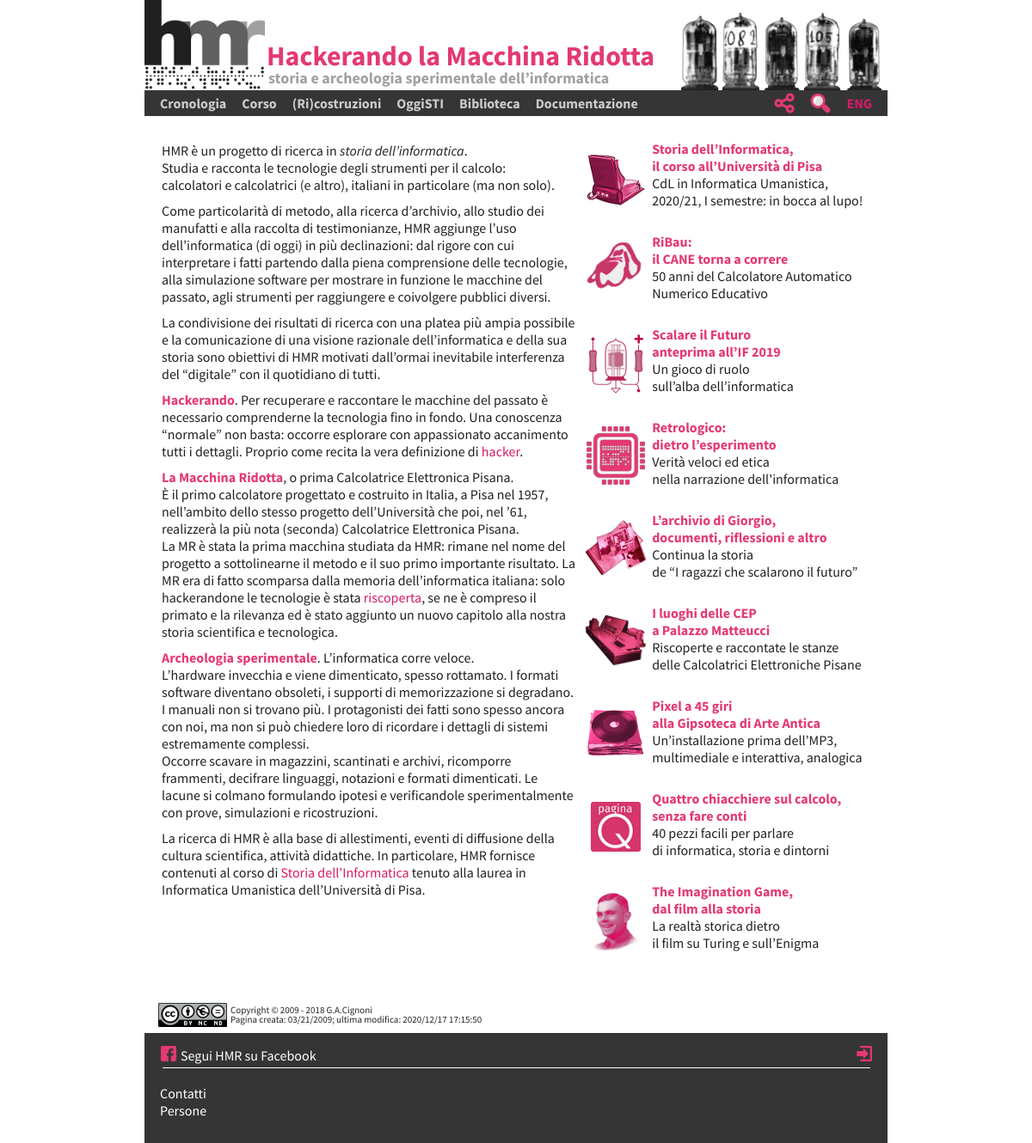
The page / on the database its author committed.
### tables this page shows
CREATE TABLE `highlights` (
  `IdHl` int(11) NOT NULL,
  `Position` int(11) NOT NULL,
  `Title` varchar(250) NOT NULL,
  `Text` varchar(250) NOT NULL,
  `Icon` varchar(100) NOT NULL,
  `LinkTo` varchar(50) NOT NULL,
  `Visible` varchar(2) NOT NULL
);

CREATE TABLE `lastmod` (
  `Highlights` varchar(30) NOT NULL,
  `Cronos` varchar(30) NOT NULL,
  `Events` varchar(30) NOT NULL,
  `Biblios` varchar(30) NOT NULL
);

### index.php (the view, shortened to what this page needs)
<!DOCTYPE html><html lang="it"><head><meta charset="UTF-8">
<link rel="stylesheet" type="text/css" href="HMR_Style.css">
</head>
<body>
<div class="HMR_Banner">
</div>
<div id="HMR_Menu" class="HMR_Menu" >
</div>
<div class="HMR_Content">
	<div id="HMR_StaticBox">
		<div class= "HMR_TextIndex">
			<?php
			$content = file_get_contents('Assets/HTML/HMR_HP.html');
			echo $content;
			?>
		</div>
	</div>
	<div id="HMR_DinamicBox">
			<?PHP
				include ('EPICAC/APIdb/HMR_EpicacDB.php');
				$query = 'SELECT IdHl, Position, Title, Text, Icon, LinkTo, Visible FROM highlights WHERE Visible= "si" ORDER BY Position LIMIT 9';
				$result = mysqli_query($db, $query);
				while($row = mysqli_fetch_array($result)){
					echo '<table>';
					echo '<tr>';
					if($row['LinkTo'] == ""){
						echo '<td class="HMR_cellaImmagine"> <img src="'.$row['Icon'].'" alt=""> </td>';
					} else echo '<td class="HMR_cellaImmagine"> <a href='.$row["LinkTo"].'> <img src="'.$row['Icon'].'" alt="logo"></a></td>';
					echo '<td class="HMR_cellaScritte" valign="top">';
					if($row['LinkTo'] == ""){
						echo '<h3>'.$row['Title'].'</h3>';
					} else echo '<a href='.$row["LinkTo"].'><h3>'.$row['Title'].'</h3></a>';
					echo '<p>'.$row['Text'].'</p>';
					echo '</td>';
					echo '</tr>';
					echo '</table>';
				}
		?>
	</div>
</div>
<div class="HMR_Footer">
	<?PHP
	$queryultimaMod = 'SELECT Highlights FROM lastmod';
	$resultUltimaMod = mysqli_query($db, $queryultimaMod);
	while($row = mysqli_fetch_array($resultUltimaMod)){
		$ultimaMod=  $row['Highlights'];
	}
	echo '<div class="HMR_FooterTop">
		<img id="HMR_imgFooter" src="Assets/Images/CC_By-Nc-Nd-Eu-80x28.png" alt="">
		<div id="HMR_scrittaFooterUp">Copyright © 2009 - 2018 G.A.Cignoni</div>
		<div id="HMR_scrittaFooterBottom">Pagina creata: 03/21/2009; ultima modifica: '.$ultimaMod.'</div>
	</div>
	<div class="HMR_FooterBottom">
		<div id="HMR_SocialFooter"><a href="https://www.facebook.com/progettoHMR/" target="_blank">Segui HMR su Facebook</a></div>
		<a href="https://www.facebook.com/progettoHMR/" target="_blank"><img id="HMR_SocialFooterFb" src="Assets/Images/HMR_2017g_GC-FacebookIcon24x24.png" alt="Icona di Facebook" title="Icona di Facebook"></a>
		<span id="lineaSocial"></span>
		<div id="HMR_contatti"><a href="mailto:info@progettohmr.it">Contatti</a> <br/> <a href="Persone/">Persone</a></div>
		<div id="HMR_login"><a href="Administration/Assets/PHP/autentication.php"><img src="Assets/Images/HMR_2017g_GC-LoginIcon24x24.png" alt="Login"></a></div>
	</div>';
	?>
</div>
</body>
</html>

### HMR_Style.css (style rules this page uses)
body,html { font-family: "Source Sans Pro"; margin: 0; padding: 0; font-size: 16px; line-height: 20px; color: #202020; }
p { font-family: "Source Sans Pro"; margin: 0; padding: 0; font-size: 16px; font-weight: normal; line-height: 20px; color: #202020; margin-top: 0px; margin-bottom: 10px; }
h3 { font-family: "Source Sans Pro"; margin: 0; padding: 0; font-size: 16px; font-weight: bold; line-height: 20px; color: #e43972; margin-top: 15px; margin-bottom: 10px; }
b { font-weight: bold; color: #e43972; font-size: 16px; }
a { color:#d81a68; text-decoration: none; border: 0px; outline: 0; }
.HMR_Banner { width: 864px; height: 105px; font-family: "Source Sans Pro", sans-serif; padding:0px; position: relative; border:0px; margin-top: 0px; margin-bottom:0px; margin-left: auto; margin-right: auto; }
.HMR_Menu { width: 864px; padding: 0px; border:0px; margin-top:0px; margin-right:auto; margin-left: auto; margin-bottom: 0px; font-size:14px; font-weight:bold; height:30px; background-color: #353535; position: relative; }
.HMR_Content { clear: both; width: 864px; padding: 0px; margin-top: 30px; margin-bottom: 30px; margin-left: auto; margin-right: auto; position: relative; min-height:840px; }
.HMR_TextIndex { margin-left: 20px; }
#HMR_StaticBox { margin-right: -4px; width: 504px; display: inline-block; }
#HMR_DinamicBox { vertical-align:top; width: 340px; display: inline-block; border: 0px; margin: 0px; padding: 0px; }
.HMR_cellaImmagine img { width: 72px; height:72px; margin-left: 8px; margin-top: 4px; }
.HMR_cellaImmagine { width: 80px; vertical-align: top; }
.HMR_cellaScritte { width: 340px; }
#HMR_DinamicBox table { width: 72*5px; margin: 0px; padding: 0px; border-spacing: 0px; height:108px; font-family:"Source Sans Pro", sans-serif; }
#HMR_DinamicBox table h3 { margin-left: 4px; font-size:16px; margin-top: -3px; margin-bottom: 0px; }
#HMR_DinamicBox table p { margin-top: 0; padding: 0; margin-left: 4px; font-size:16px; }
.HMR_Footer { width: 864px; margin-left: auto; margin-right:auto; padding: 0px; height:135px; }
.HMR_FooterTop { margin: 0px 0px 5px 0px; padding: 0px; height:30px; color: #242424; font-size:11px; position:relative; }
.HMR_FooterBottom { margin: 0px; padding: 0px; height:128px; background-color:#353535; position:relative; }
#HMR_imgFooter { position: absolute; left:16px; }
#HMR_scrittaFooterUp { position: absolute; top:-2px; left: 100px }
#HMR_scrittaFooterBottom { position: absolute; top: 9px; left: 100px; }
#HMR_contatti { position: absolute; left: 18px; color: white; top:60px; }
#HMR_login { position: absolute; right: 14px; color: white; top:12px; }
#HMR_SocialFooter { position:absolute; top:16px; left:42px; }
#HMR_SocialFooterFb { position:absolute; top:12px; left:16px; }
#lineaSocial { background-color: #fff; height: 1px; width: 823px; display:block; position: absolute; top: 40px; left: 21px; }
.HMR_FooterBottom a { color: white; }

### rows shown on the page
highlights: Icon (picture), Title "Storia dell’Informatica, il corso all’Università di Pisa", Text "CdL in Informatica Umanistica, 2020/21, I semestre: in bocca al lupo!"
highlights: Icon (picture), Title "RiBau: il CANE torna a correre", Text "50 anni del Calcolatore Automatico Numerico Educativo"
highlights: Icon (picture), Title "Scalare il Futuro anteprima all’IF 2019", Text "Un gioco di ruolo sull’alba dell’informatica"
highlights: Icon (picture), Title "Retrologico: dietro l’esperimento", Text "Verità veloci ed etica nella narrazione dell'informatica"
highlights: Icon (picture), Title "L’archivio di Giorgio, documenti, riflessioni e altro", Text "Continua la storia de “I ragazzi che scalarono il futuro”"
highlights: Icon (picture), Title "I luoghi delle CEP a Palazzo Matteucci", Text "Riscoperte e raccontate le stanze delle Calcolatrici Elettroniche Pisane"
highlights: Icon (picture), Title "Pixel a 45 giri alla Gipsoteca di Arte Antica", Text "Un’installazione prima dell’MP3, multimediale e interattiva, analogica"
highlights: Icon (picture), Title "Quattro chiacchiere sul calcolo, senza fare conti", Text "40 pezzi facili per parlare di informatica, storia e dintorni"
highlights: Icon (picture), Title "The Imagination Game, dal film alla storia", Text "La realtà storica dietro il film su Turing e sull’Enigma"
lastmod: Highlights "2020/12/17 17:15:50"
